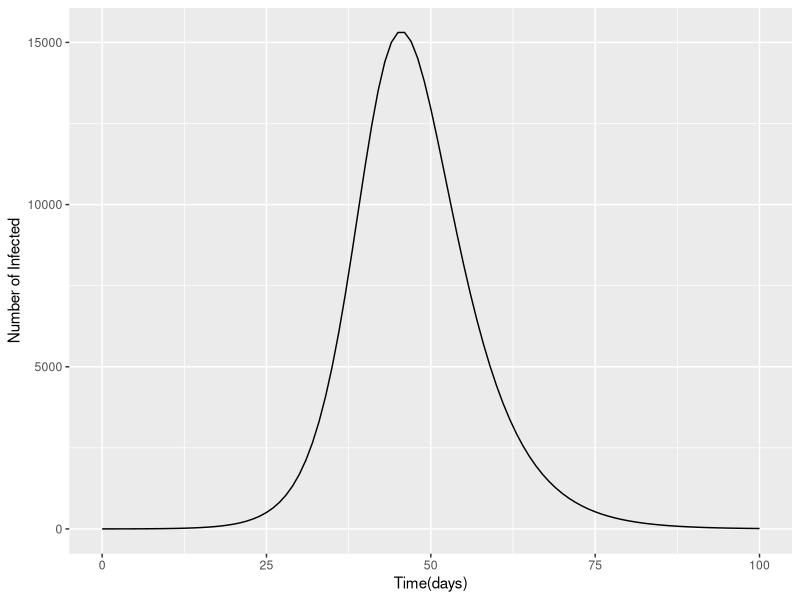
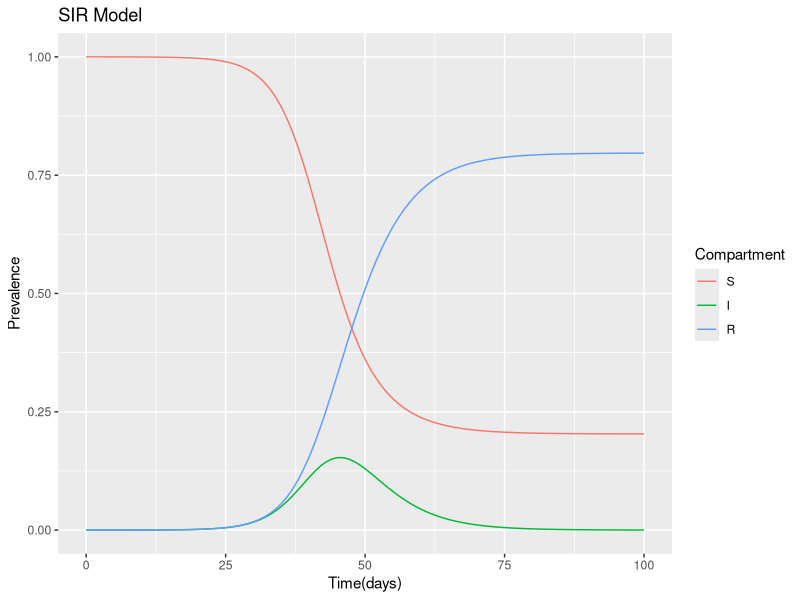
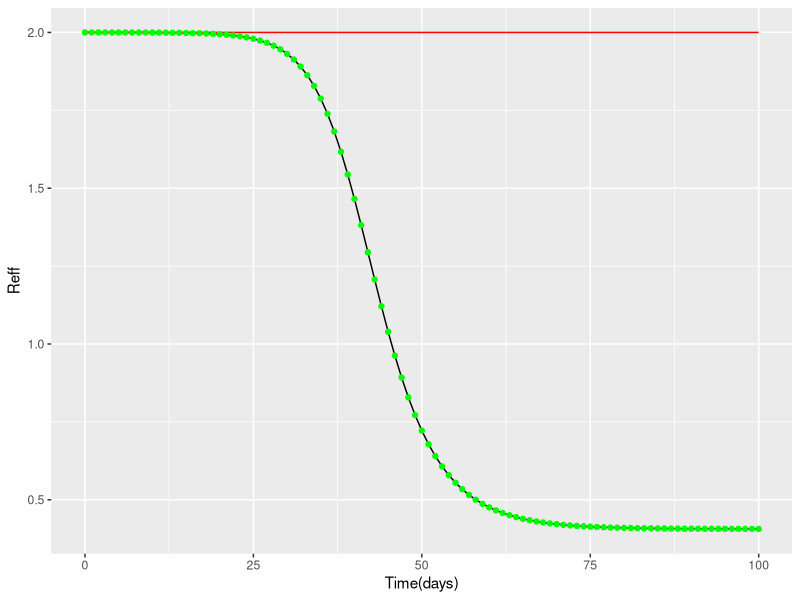

Generate these figures, in order, with R:
## ---- chunk 1

library(deSolve)
library(ggplot2)
library(reshape2)

## ---- chunk 2
N<-100000 #population

state_values<- c( S = N - 1,    # suseptible
                 I = 1,        # infected
                 R = 0)        # recovered

parameters<- c(beta = 1/2,    # infection rate days^-1 (2 days)
               gamma = 1/4)    # recovery rate days^-1 ( 4days)
               
#Timeframe ( sequence from 0 to 100 days by model)

times<- seq(0, 100, by = 1)

# Model
sir_model<- function(time, state, parameters){
  with(as.list(c(state, parameters)), {
    N<- S + I + R
    lambda = beta * I/N                # force of infection
    dS = -lambda * S                     # -forec of infection * S
    dI<- lambda * S - gamma * I          # force of infection * S - recovery rate * S
    dR = gamma * I            # recovery rate * S
    return(list(c(dS,dI,dR)))
  })
}
## ---- chunk 3


# calculation of the differential equations
output<- as.data.frame (ode(y= state_values,
                     times = times,
                     func =  sir_model,
                     parms = parameters))

output_full<- melt(as.data.frame(output), id = "time")

output_full$proportion<- output_full$value/sum(state_values)

# Plot
ggplot(data = output, aes(x=time, y = I)) +
  geom_line() +
  xlab("Time(days)")+
  ylab("Number of Infected")+
  labs("SIR Model")

ggplot(output_full, aes(x=time, y = proportion, color = variable, gropu = variable)) +
  geom_line() +
  xlab("Time(days)") +
  ylab("Prevalence") +
  labs(colour = "Compartment", title = "SIR Model")

output$reff<- parameters["beta"]/ parameters["gamma"] * output$S/ (output$S+output$I+output$R)
output$R0<-parameters["beta"]/ parameters["gamma"]

ggplot()+
geom_line(data= output, aes(x=time, y = reff)) +
geom_line(data= output, aes(x=time, y = R0), color = "red") +
geom_point(data= output, aes(x=time, y = reff), color = "green") +
xlab("Time(days)") +
ylab("Reff") +
labs(colour = paste ("Reproduction number levels with: Bata = ", parameters ["beta"], " and Gamma =", parameters["gamma"]))
## ---- chunk 4
sessionInfo()
